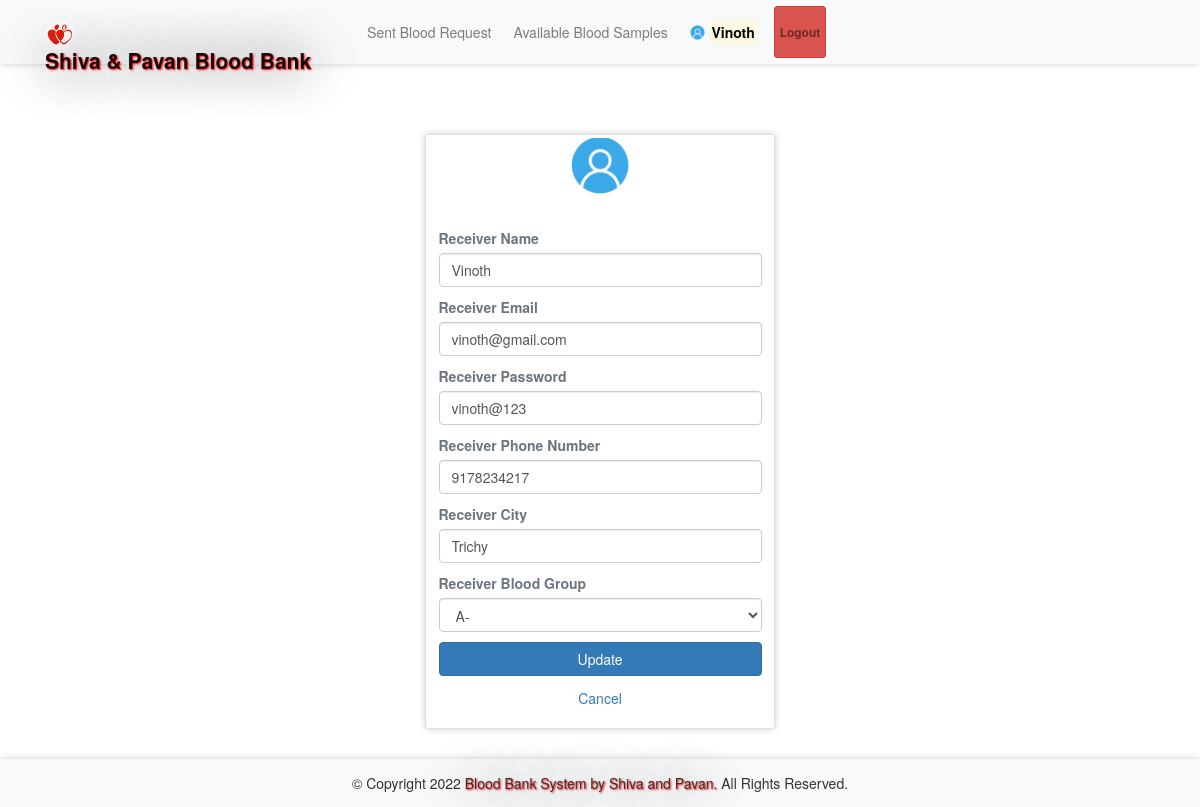
The page /rprofile.php (signed in) on the database its author committed.
### tables this page shows
CREATE TABLE `receivers` (
  `id` int(11) NOT NULL,
  `rname` varchar(100) NOT NULL,
  `remail` varchar(100) NOT NULL,
  `rpassword` varchar(100) NOT NULL,
  `rphone` varchar(100) NOT NULL,
  `rbg` varchar(10) NOT NULL,
  `rcity` varchar(100) NOT NULL
);

### rprofile.php (the view, shortened to what this page needs)
<?php
require 'file/connection.php';
if(!isset($_SESSION['rid']))
{
  header('location:login.php');
}
else {
	if(isset($_SESSION['rid'])){
		$id=$_SESSION['rid'];
		$sql = "SELECT * FROM receivers WHERE id='$id'";
		$result = mysqli_query($conn, $sql);
		$row = mysqli_fetch_array($result);
	}
}
?>
<!DOCTYPE html>
<html>
<?php require 'head.php';?>
<body>
	<?php require 'header.php'; ?>
	<div class="container cont">
		<div class="row justify-content-center">
			<div class="col-lg-4 col-md-6 col-sm-8 mb-5">
				<div class="card">
					<div class="media justify-content-center mt-1">
						<img src="image/user.png" alt="profile" class="rounded-circle" width="60" height="60">
					</div>
					<div class="card-body">
					   <form action="file/updateprofile.php" method="post">
					   	<label class="text-muted font-weight-bold" class="text-muted font-weight-bold">Receiver Name</label>
						<input type="text" name="rname" value="<?php echo $row['rname']; ?>" class="form-control mb-3">
						<label class="text-muted font-weight-bold" class="text-muted font-weight-bold">Receiver Email</label>
						<input type="email" name="remail" value="<?php echo $row['remail']; ?>" class="form-control mb-3">
						<label class="text-muted font-weight-bold" class="text-muted font-weight-bold">Receiver Password</label>
						<input type="text" name="rpassword" value="<?php echo $row['rpassword']; ?>" class="form-control mb-3">
						<label class="text-muted font-weight-bold" class="text-muted font-weight-bold">Receiver Phone Number</label>
						<input type="text" name="rphone" value="<?php echo $row['rphone']; ?>" class="form-control mb-3">
						<label class="text-muted font-weight-bold" class="text-muted font-weight-bold">Receiver City</label>
						<input type="text" name="rcity" value="<?php echo $row['rcity']; ?>" class="form-control mb-3">
						<label class="text-muted font-weight-bold" class="text-muted font-weight-bold">Receiver Blood Group</label>
						<select class="form-control mb-3" name="bg" required>
                             <option selected><?php echo $row['rbg']; ?></option>
                        </select>
						<input type="submit" name="update" class="btn btn-block btn-primary" value="Update">
					   </form>
					</div>
					<a href="index.php" class="text-center">Cancel</a><br>
				</div>
			</div>
		</div>
	</div>
	<?php require 'footer.php'; ?>
</body>
</html>

### css/style.css (style rules this page uses)
.cont { padding-top: 40px; text-align: justify; font-size: 1em; }
.card ,nav, .footer,tr,video { border-radius: 3px; transition: all 200ms ease-out; box-shadow: 0px 0px 7px rgba(0, 0, 0, 0.2); }
.rounded-circle { margin-top: -2.5px; }
form { padding-top: 20px; }
a:link { text-decoration: none; }

### rows shown on the page
receivers: rname "Vinoth", remail "vinoth@gmail.com", rpassword "vinoth@123", rphone "9178234217", rcity "Trichy", bg "A-"

### other values the page prints
$_SESSION['rname'] "Vinoth"
